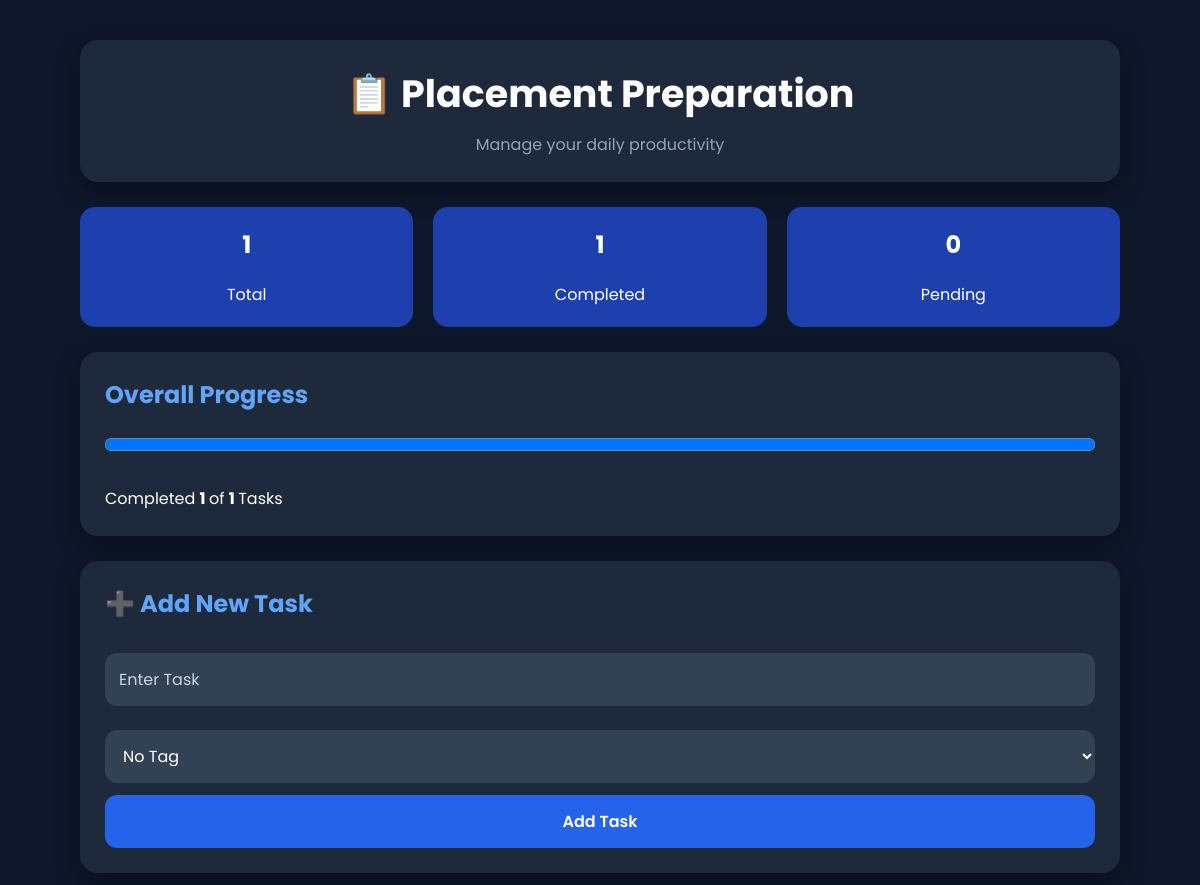
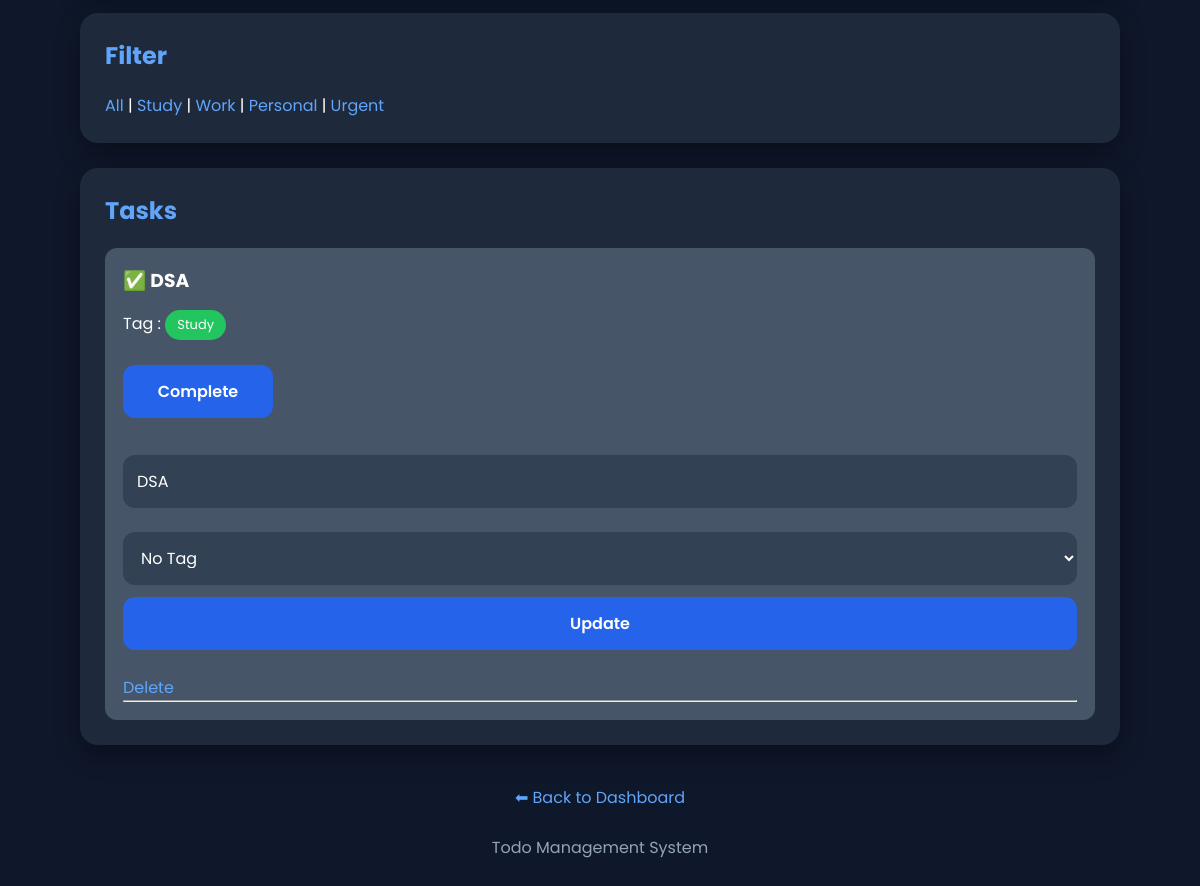
Page /todo/2/tag/Study (signed in) on the committed database (2 pictures, top to bottom).
### tables this page shows
CREATE TABLE todo_lists(
        id INTEGER PRIMARY KEY AUTOINCREMENT,
        user_id INTEGER,
        title TEXT NOT NULL,
        is_public INTEGER DEFAULT 0,
        share_token TEXT
    );

CREATE TABLE todo_items(
        id INTEGER PRIMARY KEY AUTOINCREMENT,
        list_id INTEGER,
        title TEXT NOT NULL,
        completed INTEGER DEFAULT 0,
        tag TEXT DEFAULT 'No Tag'
    );

### app.py (the view)
@app.route("/todo/<int:list_id>/tag/<tag>")
def filter_tag(list_id, tag):
    if "user_id" not in session:
        return redirect("/login")
    conn = get_db()
    cursor = conn.cursor()
    cursor.execute(
        """
        SELECT * FROM todo_lists
        WHERE id=? AND user_id=?
        """,
        (
            list_id,
            session["user_id"]
        )
    )
    todo_list = cursor.fetchone()
    if not todo_list:
        conn.close()
        return "Access Denied"
    cursor.execute(
        """
        SELECT * FROM todo_items
        WHERE list_id=? AND tag=?
        ORDER BY id DESC
        """,
        (
            list_id,
            tag
        )
    )
    todo_items = cursor.fetchall()
    conn.close()
    return render_template(
        "todo.html",
        todo_list=todo_list,
        todo_items=todo_items
    )

### app.py (called while the page is built)
def get_db():
    conn = sqlite3.connect("todo.db")
    conn.row_factory = sqlite3.Row
    return conn

### templates/todo.html (shortened to what this page needs)
<!DOCTYPE html>
<html lang="en">
<head>
<link rel="stylesheet" href="{{ url_for('static', filename='style.css') }}">
</head>
<body>
<div class="container">
<div class="card">
<h1>📋 {{ todo_list["title"] }}</h1>
<p style="text-align:center;color:#94a3b8;">
Manage your daily productivity
</p>
</div>
<div class="stats">
<div class="stat-card">
<h2>{{ todo_items|length }}</h2>
<p>Total</p>
</div>
<div class="stat-card">
<h2>
{{ todo_items|selectattr("completed","equalto",1)|list|length }}
</h2>
<p>Completed</p>
</div>
<div class="stat-card">
<h2>
{{ todo_items|selectattr("completed","equalto",0)|list|length }}
</h2>
<p>Pending</p>
</div>
</div>
{% set total = todo_items|length %}
{% set completed = todo_items|selectattr("completed","equalto",1)|list|length %}
<div class="card">
<h2>Overall Progress</h2>
<progress
value="{{ completed }}"
max="{{ total if total>0 else 1 }}"
style="width:100%;height:25px;">
</progress>
<br><br>
<p>
Completed
<strong>
{{ completed }}
</strong>
of
<strong>
{{ total }}
</strong>
Tasks
</p>
</div>
<div class="card">
<h2>➕ Add New Task</h2>
<form action="/add_item/{{ todo_list['id'] }}" method="POST">
<input
type="text"
name="title"
placeholder="Enter Task"
required>
<select name="tag">
<option>No Tag</option>
</select>
<button>
Add Task
</button>
</form>
</div>
<div class="card">
<h2>Filter</h2>
<a href="/todo/{{ todo_list['id'] }}">All</a>
|
<a href="/todo/{{ todo_list['id'] }}/tag/Study">
Study
</a>
|
<a href="/todo/{{ todo_list['id'] }}/tag/Work">
Work
</a>
|
<a href="/todo/{{ todo_list['id'] }}/tag/Personal">
Personal
</a>
|
<a href="/todo/{{ todo_list['id'] }}/tag/Urgent">
Urgent
</a>
</div>
<div class="card">
<h2>Tasks</h2>
{% if todo_items %}
{% for item in todo_items %}
<div class="todo-item">
{% if item["completed"]==1 %}
<h3>
✅ {{ item["title"] }}
</h3>
{% else %}
<h3>
⬜ {{ item["title"] }}
</h3>
{% endif %}
<p>
Tag :
{% if item["tag"]=="Urgent" %}
<span class="badge high">
Urgent
</span>
{% elif item["tag"]=="Study" %}
<span class="badge low">
Study
</span>
{% elif item["tag"]=="Work" %}
<span class="badge medium">
Work
</span>
{% else %}
<span class="badge">
{{ item["tag"] }}
</span>
{% endif %}
</p>
<br>
<a href="/toggle_item/{{ item['id'] }}/{{ todo_list['id'] }}">
<button style="width:150px;">
Complete
</button>
</a>
<br><br>
<form
action="/edit_item/{{ item['id'] }}/{{ todo_list['id'] }}"
method="POST">
<input
type="text"
name="title"
value="{{ item['title'] }}"
required>
<select name="tag">
<option>No Tag</option>
</select>
<button>
Update
</button>
</form>
<br>
<a href="/delete_item/{{ item['id'] }}/{{ todo_list['id'] }}">
Delete
</a>
<hr>
</div>
{% endfor %}
{% endif %}
</div>
<div class="footer">
<a href="/dashboard">
⬅ Back to Dashboard
</a>
<br><br>
Todo Management System
</div>
</div>
</body>
</html>

### static/style.css (style rules this page uses)
* { margin:0; padding:0; box-sizing:border-box; font-family:'Poppins',sans-serif; }
body { background:#0f172a; color:white; min-height:100vh; }
.container { width:90%; max-width:1200px; margin:auto; padding:40px 20px; }
.card { background:#1e293b; padding:25px; border-radius:18px; margin-bottom:25px; box-shadow:0 10px 25px rgba(0,0,0,.35); transition:.3s; }
h1 { text-align:center; margin-bottom:10px; font-size:38px; }
h2 { margin-bottom:20px; color:#60a5fa; }
h3 { margin-bottom:15px; }
input,select { width:100%; padding:14px; margin:12px 0; border:none; border-radius:12px; background:#334155; color:white; font-size:16px; }
input::placeholder { color:#cbd5e1; }
button { width:100%; padding:14px; background:#2563eb; border:none; color:white; border-radius:12px; cursor:pointer; font-size:16px; font-weight:600; transition:.3s; }
a { color:#60a5fa; text-decoration:none; }
.todo-item { background:#475569; padding:18px; margin-top:15px; border-radius:12px; }
.stats { display:grid; grid-template-columns:repeat(3,1fr); gap:20px; margin:25px 0; }
.stat-card { background:#1e40af; padding:20px; text-align:center; border-radius:15px; }
.stat-card h2 { color:white; }
.badge { padding:5px 12px; border-radius:30px; font-size:13px; display:inline-block; }
.low { background:#22c55e; }
.footer { text-align:center; margin-top:40px; color:#94a3b8; }
button { transition:0.3s; }
.card { animation:fadeIn .5s ease-in; }

### rows in the picture
todo_lists: title "Placement Preparation"
todo_items: title "DSA", tag "Study"

### other values in the picture
{{ todo_items|length }} "1"
{{ todo_items|selectattr("completed","equalto",1)|list|length }} "1"
{{ todo_items|selectattr("completed","equalto",0)|list|length }} "0"
{{ completed }} "1"
{{ total }} "1"
